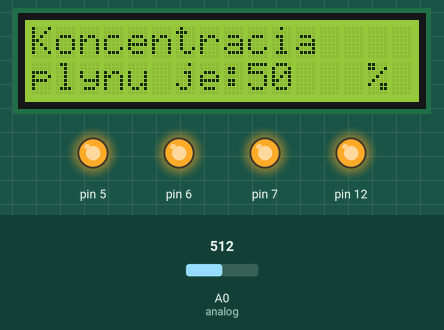
Bench run of a sketch on a simulated Arduino Uno, built with avr-gcc and run on an emulated ATmega328P. On the bench: 16×2 character LCD, output pins drawn as LEDs (lit = HIGH). The inputs (shaded band) are chosen by the test bench; at power-on: A0 (analog) = 512. What the sketch prints to the serial monitor is not drawn.

Above: at 1.6 s.
1.7 s: A0 (analog) set to 109
At 3.4 s:
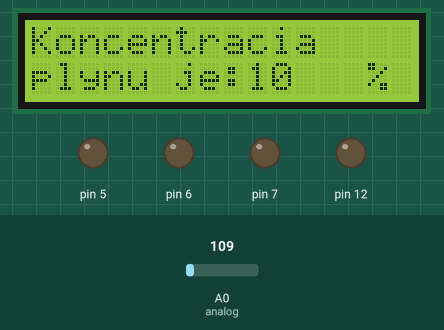
4.5 s: A0 (analog) set to 91
At 7.2 s:
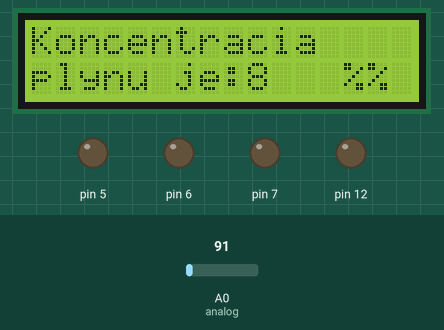
7.5 s: A0 (analog) set to 215
At 10.2 s:
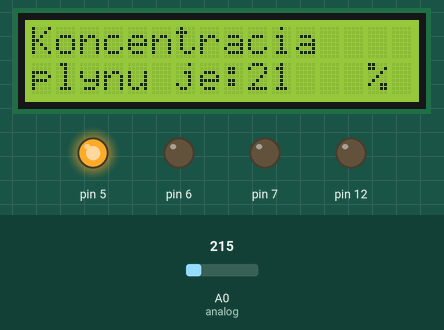
10.6 s: A0 (analog) set to 317
At 13.1 s:
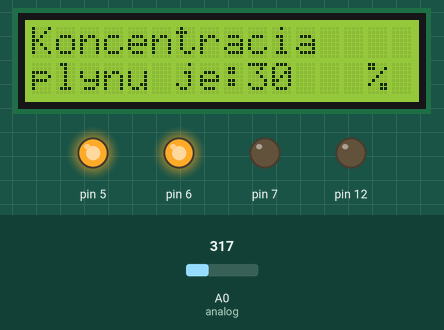
13.6 s: A0 (analog) set to 368
At 15.9 s:
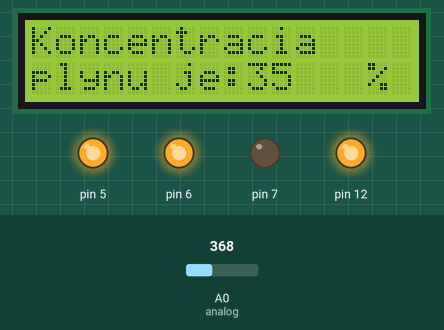
Timing chart, 0 to 17.4 s (numbered marks = the images above; inputs shaded):
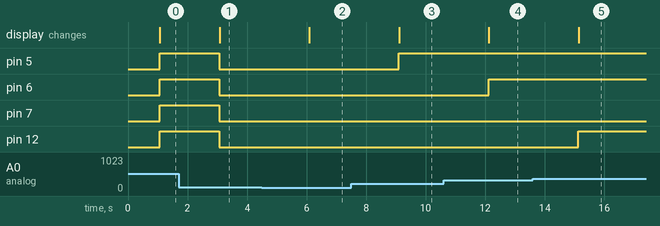

Measured:
- the behaviour switches between 103 and 102 on A0 (analog) (found by bisection; images 1 and 2)
- after the input at 1.7 s, pin 5–7, pin 12: HIGH → LOW after 1.4 s; the display: changes after 1.4 s (image 1)
- after the input at 4.5 s, the display: changes after 1.6 s (image 2)
- after the input at 7.5 s, pin 5: LOW → HIGH after 1.6 s; the display: changes after 1.6 s (image 3)
- after the input at 10.6 s, pin 6: LOW → HIGH after 1.5 s; the display: changes after 1.5 s (image 4)
- after the input at 13.6 s, pin 12: LOW → HIGH after 1.5 s; the display: changes after 1.5 s (image 5)

The sketch:

MQ2_gas_sensor.ino
```cpp
// MQ-2 plynovy senzor

#include <LiquidCrystal.h>             // zadefinujem si kniznicu pre lcd display
LiquidCrystal lcd(2, 3, 11, 10, 9, 8); // inicializacia pinov pre lcd display

#define digital 4                    // pin digitalneho vstupu
#define analog A0                    // pin analogoveho vstupu
int hodnota_plynu_analog = 0;        // premenne na citanie hodnoty senzora
unsigned long cas;                   // de finujem si premenne pre millis()- arduino hodinky
int percenta=0;

void setup() {
  lcd.begin(16, 2);                   // nastavim si lcd display- 16 stlpcov a 2 riadky
  Serial.begin(9600);                 // nastavenie rychlosti seriovej komunikacie
  pinMode(digital, INPUT);           // zadefinovanie pinov ako vstup
  pinMode(analog, INPUT);
  pinMode(5,OUTPUT);
  pinMode(6,OUTPUT);
  pinMode(7,OUTPUT);
  pinMode(12,OUTPUT);
}


void loop(){

 cas=millis();
  if ( cas > 180000 && cas < 181000){                             // ak uplynula odporucana doba potrebna na zohriatie senzora program nas upozorni
    Serial.println("-----UPLYNULA DOBA ZOHRIATIA-----");
  }

  hodnota_plynu_analog = analogRead(analog);
  Serial.print("Analogova hodnota senzora:   ");   // vypiseme hodnoty na serial monitor aj analogove aj v % - aby som dokazal vypisat v percentach musim prepocita5 analog -> %)
  Serial.print(hodnota_plynu_analog);
  Serial.print(" v percentach:  ");
  percenta=map(hodnota_plynu_analog, 0, 1023, 0, 100);  // prepocet z analog na %
  Serial.print(percenta);
  Serial.println("%");
  delay(1000);

  // upozornenie na vysoku koncentraciu plynu

  if(hodnota_plynu_analog >= 205){     // pri koncentraci 20% a viac sa zapne zelena dida
    digitalWrite(5,HIGH);}
   else{digitalWrite (5,LOW);}

    if (hodnota_plynu_analog >= 307){    // pri koncentracii  30% a viac sa zapne aj zlta dioda
    digitalWrite(6,HIGH);}
   else{digitalWrite (6,LOW);}

    if(hodnota_plynu_analog >= 409 ){   // // pri koncentracii  40% a viac sa zapne aj  cervena dioda, znamena vysoku koncentraciu plynu
    digitalWrite(7,HIGH);
    }

   else{
    digitalWrite (7,LOW);
    }

    if(hodnota_plynu_analog >=358 ){ // ak koncentracia plynu je 35% alebo viac, tak sa zapne buzzer, 4o upozorni pouzivatela aj hlasovo
      digitalWrite(12,HIGH);
    }
    else{
      digitalWrite(12,LOW);
    }
 lcd.setCursor(0, 0);          // nastavim si kurzor na displeji: 1. riadok a 0. stlpec
 lcd.print("Koncentracia ");
 lcd.setCursor(0,1);           // 0. stlpec 2. riadok
 lcd.print("plynu je:");
 lcd.print(percenta);
 lcd.print("   %");

}
```
